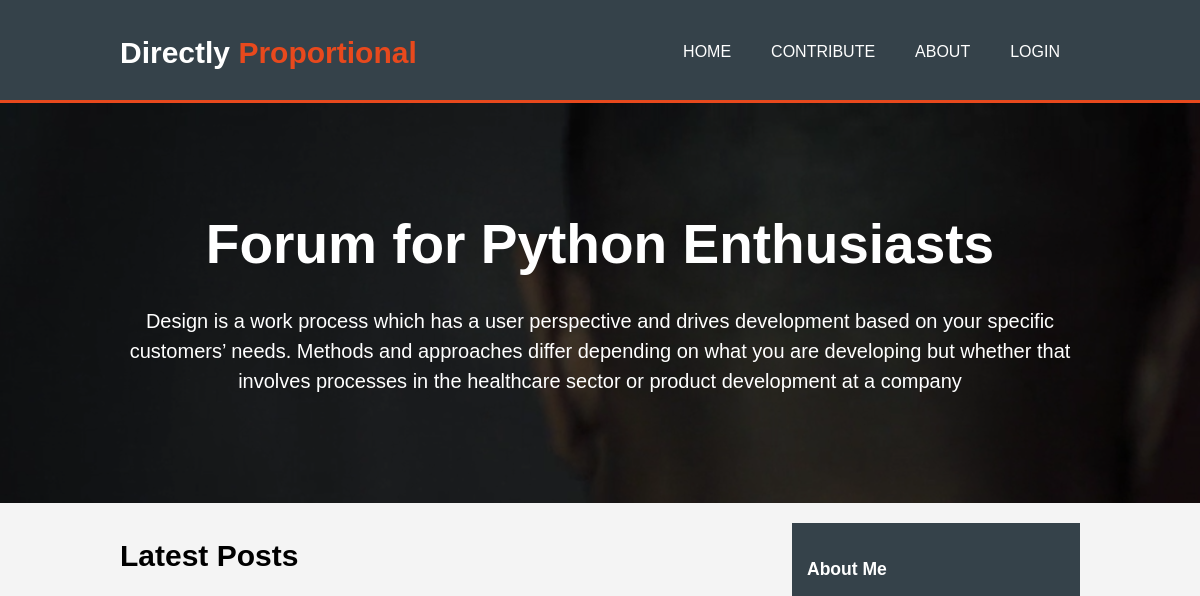
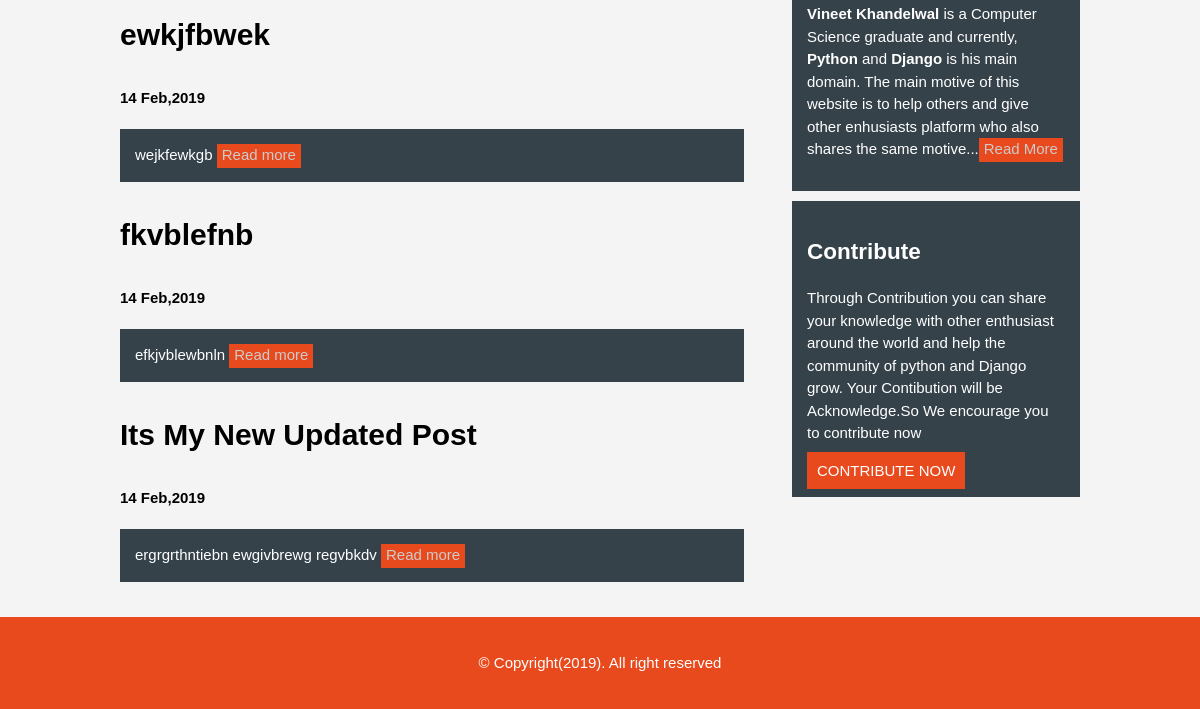
/blog/posts/, run on an earlier commit of the app's database (2 pictures, top to bottom).
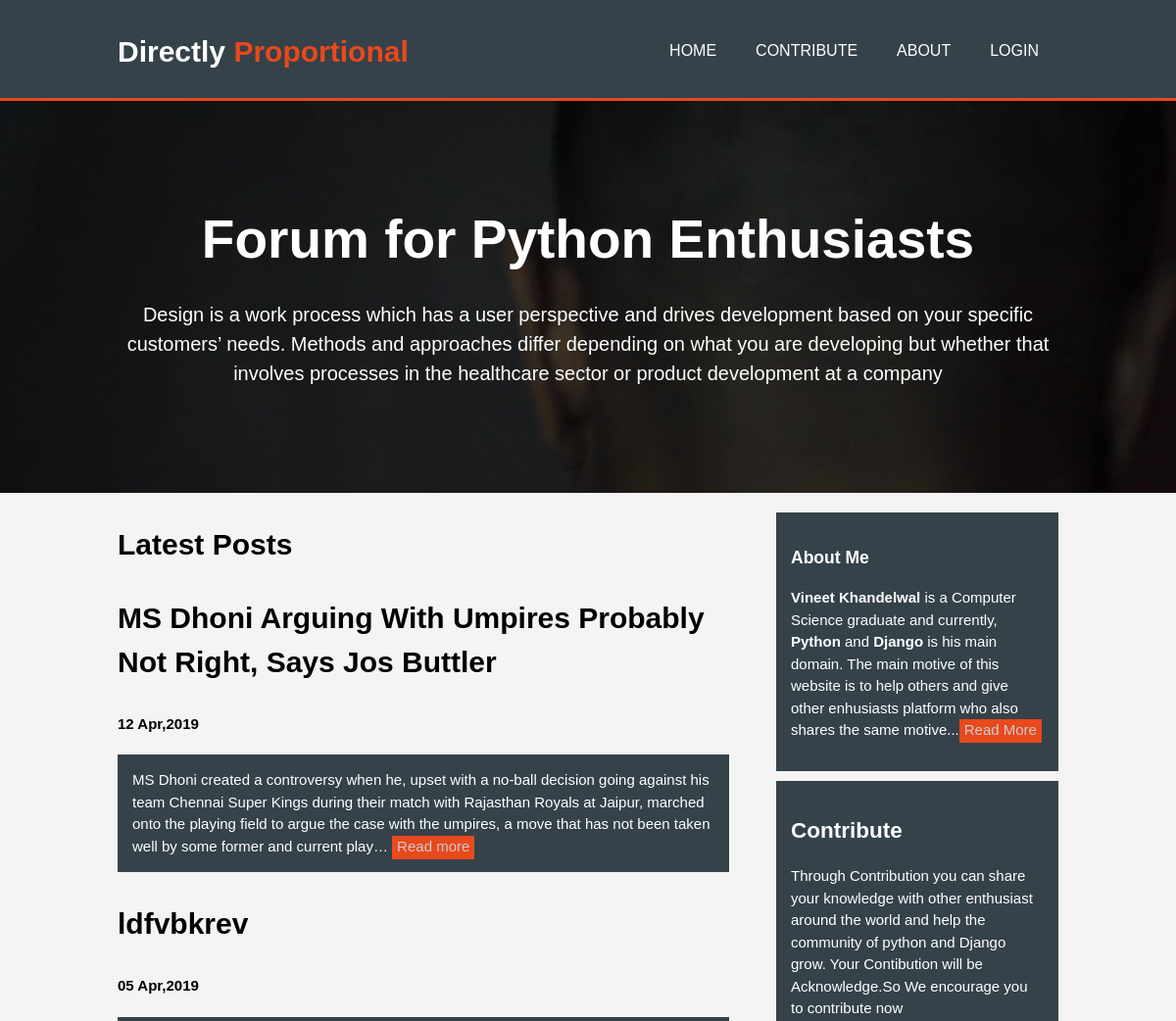
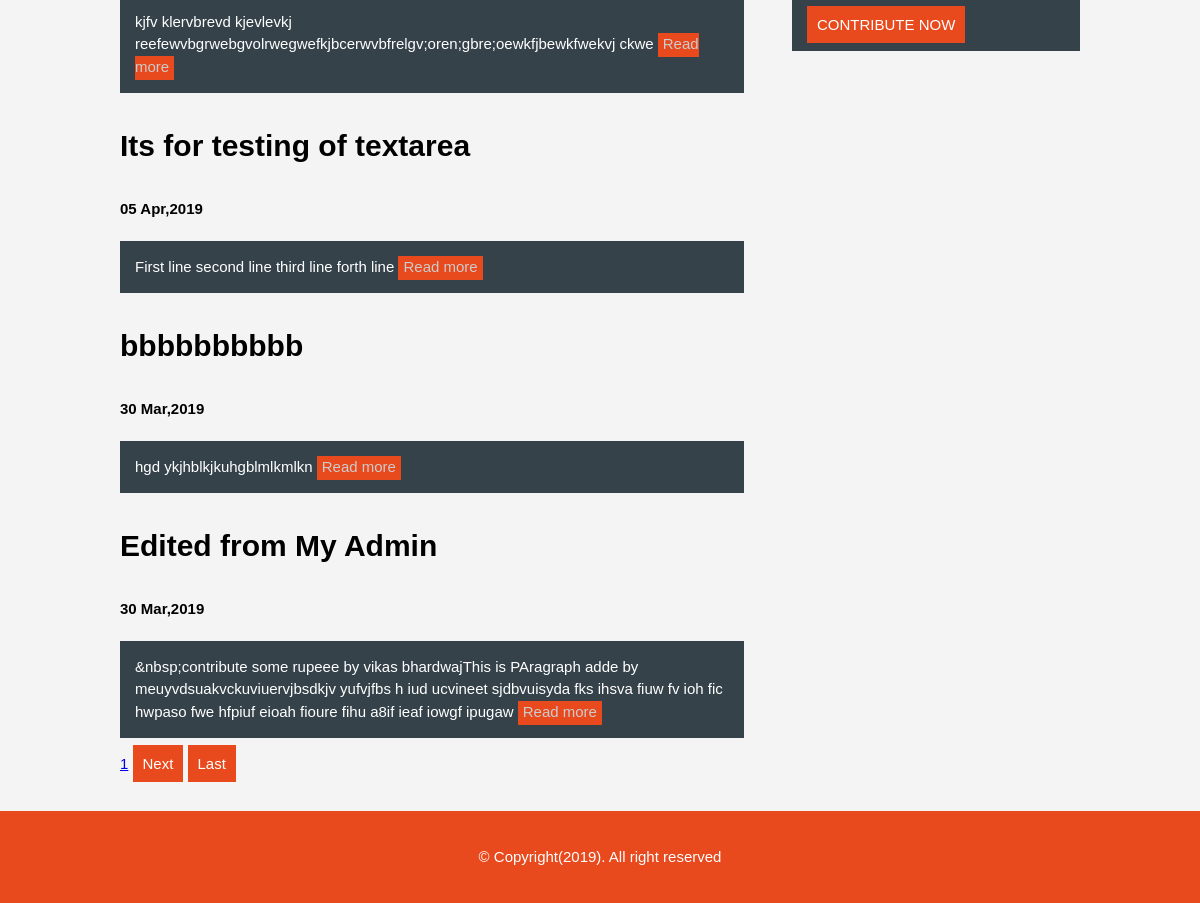
And on a later commit of the database (2 pictures, top to bottom).
### blog/models.py (models this page shows, shortened)
class Post(models.Model):
    title = models.CharField(max_length=100)
    content = models.TextField()
    image = models.ImageField(upload_to='blog_images/', null=True)
    created_date = models.DateTimeField(default=datetime.datetime.now())
    published_date = models.DateTimeField(blank=True, null=True)
    contribute = models.CharField(max_length=50, null=True)

### blog/views.py (the view)
# urls.py: path('posts/', views.PostListView.as_view(), name='post_list'),
class PostListView(ListView):
    model = Post
    context_object_name = 'post_list'
    ordering = '-published_date'
    paginate_by = 5

### template/blog/post_list.html (shortened to what this page needs)
{% extends 'base.html'%}
{% load staticfiles %}
{% block content %}
<section id="showcase">
  <div class="container">
      <h1>Forum for Python Enthusiasts </h1>
      <p>Design is a work process which has a user perspective and drives development based on your specific customers’ needs. Methods and approaches differ depending on what you are developing but whether that involves processes in the healthcare sector or product development at a company</p>
  </div>
</section>
<section id="main">
  <div class="container">
          <article id="main-col" class="">
            <h1 class='page-title'>Latest Posts</h1>
            {% for post in post_list %}
              {% if post.published_date %}
              <h1 class="title"><a href="{% url 'blog:post_detail' pk=post.pk %}">{{post.title|safe}}</a></h1>
              <h4 class="post-meta">{{post.published_date|date:"d M,Y"}} <a href="#">{{post.author}}</a></h4>
              <p class="dark">
                {{post.content|striptags|truncatechars:300}}
                <a class="read-more" href="{% url 'blog:post_detail' pk=post.pk %}">Read more</a>
              </p>
              {% endif %}
            {% endfor %}
          <p>
              {% if is_paginated %}
              {% for num in page_obj.paginator.page_range %}
                {% if page_obj.number == num %}
                  <a class="button_!" href="?page={{ num }}"> {{ num }}</a>
                {% endif %}
              {% endfor %}
              {% if page_obj.has_next %}
                <a class="button_1" href="?page={{ page_obj.next_page_number }}">Next</a>
                <a class="button_1" href="?page={{ page_obj.paginator.num_pages}}">Last</a>
              {% endif %}
              {% endif %}
          </p>
        </article>
        <aside id="sidebar">
          <div class="dark">
            <h3>About Me</h3>
            <p><b>Vineet Khandelwal</b> is a Computer Science graduate and currently, <b>Python</b> and <b>Django</b> is his main domain. The main motive of this website is to help others and give other enhusiasts platform who also shares the same motive...<a class="read-more" href="{% url 'blog:about_me' %}">Read More</a></p>
          </div>
          <div class="dark">
            <h2>Contribute</h2>
            <p>Through Contribution you can share your knowledge with other enthusiast around the world and help the community of python and Django grow. Your Contibution will be Acknowledge.So We encourage you to contribute now</p>
            <div>
              <a class="button_1" href="{% url 'blog:contribute' %}">CONTRIBUTE NOW</a>
            </div>
          </div>
        </aside>
  </div>
</section>
{% endblock %}

What changed in the data, as far as the page shows it:
removed Post: title "ewkjfbwek", published_date "14 Feb,2019", content "wejkfewkgb"
removed Post: title "fkvblefnb", published_date "14 Feb,2019", content "efkjvblewbnln"
removed Post: title "Its My New Updated Post", published_date "14 Feb,2019", content "ergrgrthntiebn ewgivbrewg regvbkdv"
added Post: title "MS Dhoni Arguing With Umpires Probably Not Right, Says Jos Buttler", published_date "12 Apr,2019", content "MS Dhoni created a controversy when he, upset with a no-ball decision going against his team Chennai Super Kings during their match with Rajasthan Royals at Jaipur, marched onto the playing field to argue the case with the umpires, a move that has not been taken well by some former and current play…"
added Post: title "ldfvbkrev", published_date "05 Apr,2019", content "kjfv klervbrevd kjevlevkj reefewvbgrwebgvolrwegwefkjbcerwvbfrelgv;oren;gbre;oewkfjbewkfwekvj ckwe"
added Post: title "Its for testing of textarea", published_date "05 Apr,2019", content "First line second line third line forth line"
added Post: title "bbbbbbbbbb", published_date "30 Mar,2019", content "hgd ykjhblkjkuhgblmlkmlkn"
added Post: title "Edited from My Admin", published_date "30 Mar,2019", content "&nbsp;contribute some rupeee by vikas bhardwajThis is PAragraph adde by meuyvdsuakvckuviuervjbsdkjv yufvjfbs h iud ucvineet sjdbvuisyda fks ihsva fiuw fv ioh fic hwpaso fwe hfpiuf eioah fioure fihu a8if ieaf iowgf ipugaw"
Also different on the page:
new list line: "1"
text now shown: "Next Last"
